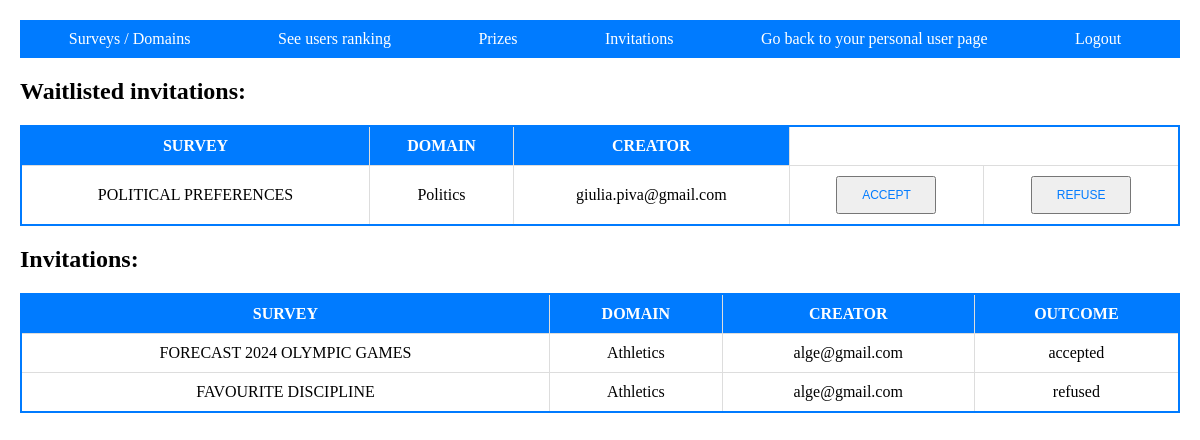
Screenshot of /InvitationManage.php (signed in) with the database file from the repository.
### tables this page shows
CREATE TABLE IF NOT EXISTS `invitation` (
  `Id` int(11) AUTO_INCREMENT,
  `Outcome` enum('accepted','refused', 'pending') DEFAULT 'pending',
  `Email_User` varchar(50) NOT NULL,
  `Email_PremiumUser` varchar(50) DEFAULT NULL,
  `Email_Company` varchar(50) DEFAULT NULL,
  `Id_Survey` int(11) NOT NULL,
  PRIMARY KEY(Id)
);

CREATE TABLE IF NOT EXISTS `survey` (
  `Id` int(11) NOT NULL PRIMARY KEY AUTO_INCREMENT,
  `Title` varchar(30) NOT NULL,
  `State` enum('open','closed') NOT NULL,
  `CreationDate` date NOT NULL,
  `ClosingDate` date NOT NULL,
  `Keyword_Domain` varchar(30) NOT NULL,
  `Email_Company` varchar(50) DEFAULT NULL,
  `MaxUser` int(11) NOT NULL,
  `Email_PremiumUser` varchar(50) DEFAULT NULL
);

### InvitationManage.php (the view, shortened to what this page needs)
<!DOCTYPE html>
<?php
    include("connessione.php");
    if (isset($_SESSION['Email']) && isset($_SESSION['Password'])){
        $email=$_SESSION['Email'];
        $password=$_SESSION['Password'];
        $sqlControllo="Select Email, Password from user WHERE ";
        $sqlControllo.="Email='".$email."' and Password='".$password."';";
        $risControllo=mysqli_query($link,$sqlControllo);
        if(mysqli_num_rows($risControllo)==0){
            $_SESSION=array();
            session_destroy();
            header("Location:index.php");
        } else {
            ?>
            <html>
                <head>
                    <link rel="stylesheet" href="https://cdn.jsdelivr.net/npm/water.css@2/out/water.css">
                </head>
                <body class="page-container">
                    <form method="post">
                    <nav>
                        <ul class="navbar">
                        <li><a href="SurveyManage.php">Surveys / Domains</a></li>
                        <li><a href="UsersRanking.php">See users ranking</a></li>
                        <li><a href="Prizes.php">Prizes</a></li>
                        <li><a href="InvitationManage.php">Invitations</a></li>
                        <li><a href="UserArea.php">Go back to your personal user page</a></li>
                        <li><a href="index.php">Logout</a></li>
                        </ul>
                    </nav>
                    <?php
                    $sqlInvitiInAttesa="CALL ViewPendingInvitation('$email')";
                    $risInvitiInAttesa=mysqli_query($link,$sqlInvitiInAttesa) or die ("Query fallita");
                    if(mysqli_num_rows($risInvitiInAttesa)>0){
                    ?>
                        <h2>Waitlisted invitations:</h2>
                        <table border="1" class="survey-table">
                            <tr>
                                <th>SURVEY</th>
                                <th>DOMAIN</th>
                                <th>CREATOR</th>
                            </tr>
                            <?php
                                while($rigaInvitiInAttesa=mysqli_fetch_array($risInvitiInAttesa)){
                                    echo "<tr>";
                                        echo "<td>".$rigaInvitiInAttesa['Title']."</td>";
                                        echo "<td>".$rigaInvitiInAttesa['Keyword_Domain']."</td>";
                                        echo "<td>".$rigaInvitiInAttesa['Email_PremiumUser']."".$rigaInvitiInAttesa['Email_Company']."</td>";
                                        $idInvitoAtteso=$rigaInvitiInAttesa['Id'];
                                        ?>
                                        <td><a href="WaitlistedInvitation.php?id=<?php echo $idInvitoAtteso; ?>&esito=accepted"><input type="button" class="small-button" value="ACCEPT"/></a></td>
                                        <td><a href="WaitlistedInvitation.php?id=<?php echo $idInvitoAtteso; ?>&esito=refused"><input type="button" class="small-button" value="REFUSE"/></a></td>
                                        <?php
                                    echo "</tr>";
                                }
                            ?>
                        </table>
                    <?php
                    }
                    require("connessione.php");
                    $sqlInvitiPassati="Select * from survey as s, invitation as i Where i.Id_Survey=s.Id and Email_User='$email' and Outcome<>'pending'";
                    $risInvitiPassati=mysqli_query($link,$sqlInvitiPassati) or die ("Failed Query".mysqli_error($link));
                    if(mysqli_num_rows($risInvitiPassati)>0){
                    ?>
                        <h2>Invitations:</h2>
                        <table border="1" class="survey-table">
                            <tr>
                                <th>SURVEY</th>
                                <th>DOMAIN</th>
                                <th>CREATOR</th>
                                <th>OUTCOME</th>
                            </tr>
                            <?php
                                while($rigaInvitiPassati=mysqli_fetch_array($risInvitiPassati)){
                                    echo "<tr>";
                                        echo "<td>".$rigaInvitiPassati['Title']."</td>";
                                        echo "<td>".$rigaInvitiPassati['Keyword_Domain']."</td>";
                                        echo "<td>".$rigaInvitiPassati['Email_PremiumUser']."".$rigaInvitiPassati['Email_Company']."</td>";
                                        echo "<td>".$rigaInvitiPassati['Outcome']."</td>";
                                        ?>
                                        <?php
                                    echo "</tr>";
                                }
                            ?>
                        </table>
                    <?php
                    }
                    ?>
                    </form>
                </body>
            </html>
            <?php
        }
    } else {
        header("Location:index.php");
    }
?>

### InvitationManage.php (style rules this page uses)
.survey-table { width: 100%; border-collapse: collapse; margin: 20px 0; background-color: #fff; border: 2px solid #007bff; }
.survey-table th, .survey-table td { padding: 10px; text-align: center; border: 1px solid #ddd; }
.survey-table th { background-color: #007bff; color: #fff; }
nav { background-color: #007bff; padding: 10px; }
nav ul.navbar { list-style: none; padding: 0; margin: 0; display: flex; justify-content: space-around; }
nav .navbar li { margin-right: 10px; }
nav .navbar a { text-decoration: none; color: #fff; }
.page-container { max-width: 1200px; margin: 0 auto; padding: 20px; }
.small-button { padding: 10px 5px; font-size: 12px; color: #007bff; width: 100px; }

### rows the page displays
invitation: Id_Survey.Title "POLITICAL PREFERENCES", Id_Survey.Keyword_Domain "Politics", Email_PremiumUser "giulia.piva@gmail.com"
invitation: Id_Survey.Title "FORECAST 2024 OLYMPIC GAMES", Id_Survey.Keyword_Domain "Athletics", Email_Company "alge@gmail.com", Outcome "accepted"
invitation: Id_Survey.Title "FAVOURITE DISCIPLINE", Id_Survey.Keyword_Domain "Athletics", Email_Company "alge@gmail.com", Outcome "refused"
